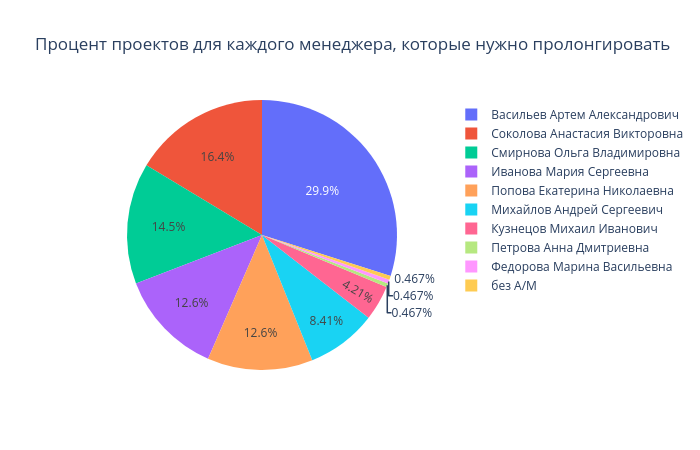

Notebook source saved alongside this figure:
### Code cell
fig = px.pie(
    data_frame = managers_for_year,
    names = 'Менеджер',
    values = 'к пролонгации в 1-ый месяц',
    height = 450,
    width = 700,
    title = 'Процент проектов для каждого менеджера, которые нужно пролонгировать'
)
fig.show()

### Figure 1 — Plotly figure (JSON) as saved in the notebook; plotly's stock layout.template omitted (floating-point values rounded to 4 significant figures)
{"data": [{"domain": {"x": [0, 1], "y": [0, 1]}, "hovertemplate": "Менеджер=%{label}<br>к пролонгации в 1-ый месяц=%{value}<extra></extra>", "labels": ["Васильев Артем Александрович", "Иванова Мария Сергеевна", "Кузнецов Михаил Иванович", "Михайлов Андрей Сергеевич", "Петрова Анна Дмитриевна", "Попова Екатерина Николаевна", "Смирнова Ольга Владимировна", "Соколова Анастасия Викторовна", "Федорова Марина Васильевна", "без А/М"], "legendgroup": "", "name": "", "showlegend": true, "type": "pie", "values": [64, 27, 9, 18, 1, 27, 31, 35, 1, 1]}], "layout": {"height": 450, "legend": {"tracegroupgap": 0}, "title": {"text": "Процент проектов для каждого менеджера, которые нужно пролонгировать"}, "width": 700}}
